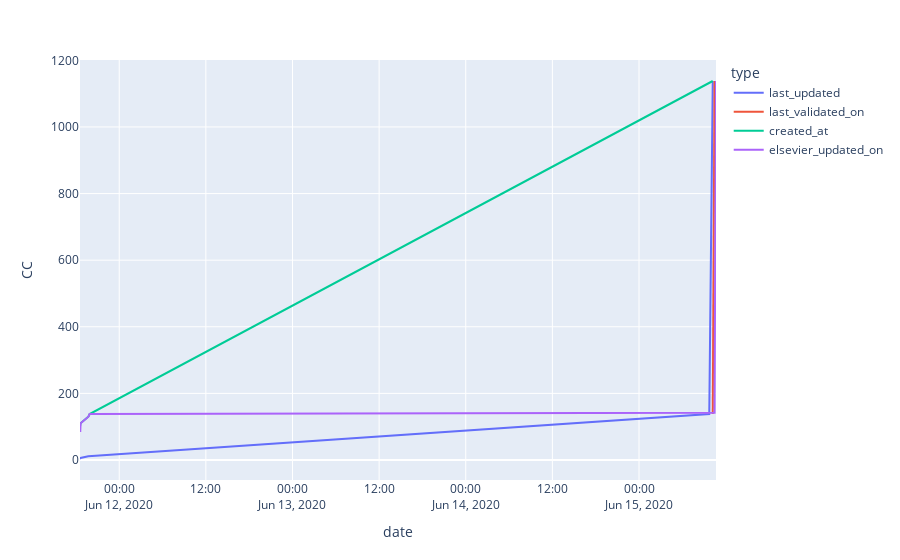

The notebook cell saved with this chart:
### Code cell
def graph_data_simple(until="day"):
    last_updated_data = group_datetime_by(oma.doi_store, "last_updated", until)
    created_at = group_datetime_by(oma.doi_store, "created_at", until)
    last_validated_on = group_datetime_by(oma.doi_store, "last_validated_on", until)
    elsevier_updated_on = group_datetime_by(oma.doi_store, "elsevier_updated_on", until)
    df = pd.concat([last_updated_data, last_validated_on,created_at,elsevier_updated_on])
    fig = px.line(df, x="date", y="CC", color="type", line_group="type")
    fig.show()

graph_data_simple(until="hour")

### Figure 1 — Plotly figure (JSON) as saved in the notebook; plotly's stock layout.template omitted (floating-point values rounded to 4 significant figures)
{"data": [{"hovertemplate": "type=last_updated<br>date=%{x}<br>CC=%{y}<extra></extra>", "legendgroup": "last_updated", "line": {"color": "#636efa", "dash": "solid"}, "mode": "lines", "name": "last_updated", "orientation": "v", "showlegend": true, "type": "scatter", "x": ["2020-06-11 18:34", "2020-06-11 18:38", "2020-06-11 19:43", "2020-06-15 09:44", "2020-06-15 10:13"], "xaxis": "x", "y": [3, 6, 11, 138, 1138], "yaxis": "y"}, {"hovertemplate": "type=last_validated_on<br>date=%{x}<br>CC=%{y}<extra></extra>", "legendgroup": "last_validated_on", "line": {"color": "#EF553B", "dash": "solid"}, "mode": "lines", "name": "last_validated_on", "orientation": "v", "showlegend": true, "type": "scatter", "x": ["2020-06-15 10:13", "2020-06-15 10:28"], "xaxis": "x", "y": [138, 1138], "yaxis": "y"}, {"hovertemplate": "type=created_at<br>date=%{x}<br>CC=%{y}<extra></extra>", "legendgroup": "created_at", "line": {"color": "#00cc96", "dash": "solid"}, "mode": "lines", "name": "created_at", "orientation": "v", "showlegend": true, "type": "scatter", "x": ["2020-06-11 18:34", "2020-06-11 18:38", "2020-06-11 19:43", "2020-06-11 19:49", "2020-06-11 19:50", "2020-06-11 19:51", "2020-06-11 19:54", "2020-06-15 10:13"], "xaxis": "x", "y": [100, 110, 130, 132, 134, 136, 138, 1138], "yaxis": "y"}, {"hovertemplate": "type=elsevier_updated_on<br>date=%{x}<br>CC=%{y}<extra></extra>", "legendgroup": "elsevier_updated_on", "line": {"color": "#ab63fa", "dash": "solid"}, "mode": "lines", "name": "elsevier_updated_on", "orientation": "v", "showlegend": true, "type": "scatter", "x": ["2020-06-11 18:36", "2020-06-11 18:37", "2020-06-11 18:39", "2020-06-11 19:44", "2020-06-11 19:49", "2020-06-11 19:50", "2020-06-11 19:51", "2020-06-11 19:54", "2020-06-15 10:28", "2020-06-15 10:29", "2020-06-15 10:30", "2020-06-15 10:31", "2020-06-15 10:32", "2020-06-15 10:33", "2020-06-15 10:34", "2020-06-15 10:35", "2020-06-15 10:36", "2020-06-15 10:37", "2020-06-15 10:38", "2020-06-15 10:39", "2020-06-15 10:40"], "xaxis": "x", "y": [84, 100, 110, 130, 132, 134, 136, 138, 142, 230, 318, 407, 501, 589, 680, 769, 853, 942, 1035, 1123, 1138], "yaxis": "y"}], "layout": {"legend": {"title": {"text": "type"}, "tracegroupgap": 0}, "margin": {"t": 60}, "xaxis": {"anchor": "y", "domain": [0, 1], "title": {"text": "date"}}, "yaxis": {"anchor": "x", "domain": [0, 1], "title": {"text": "CC"}}}}
